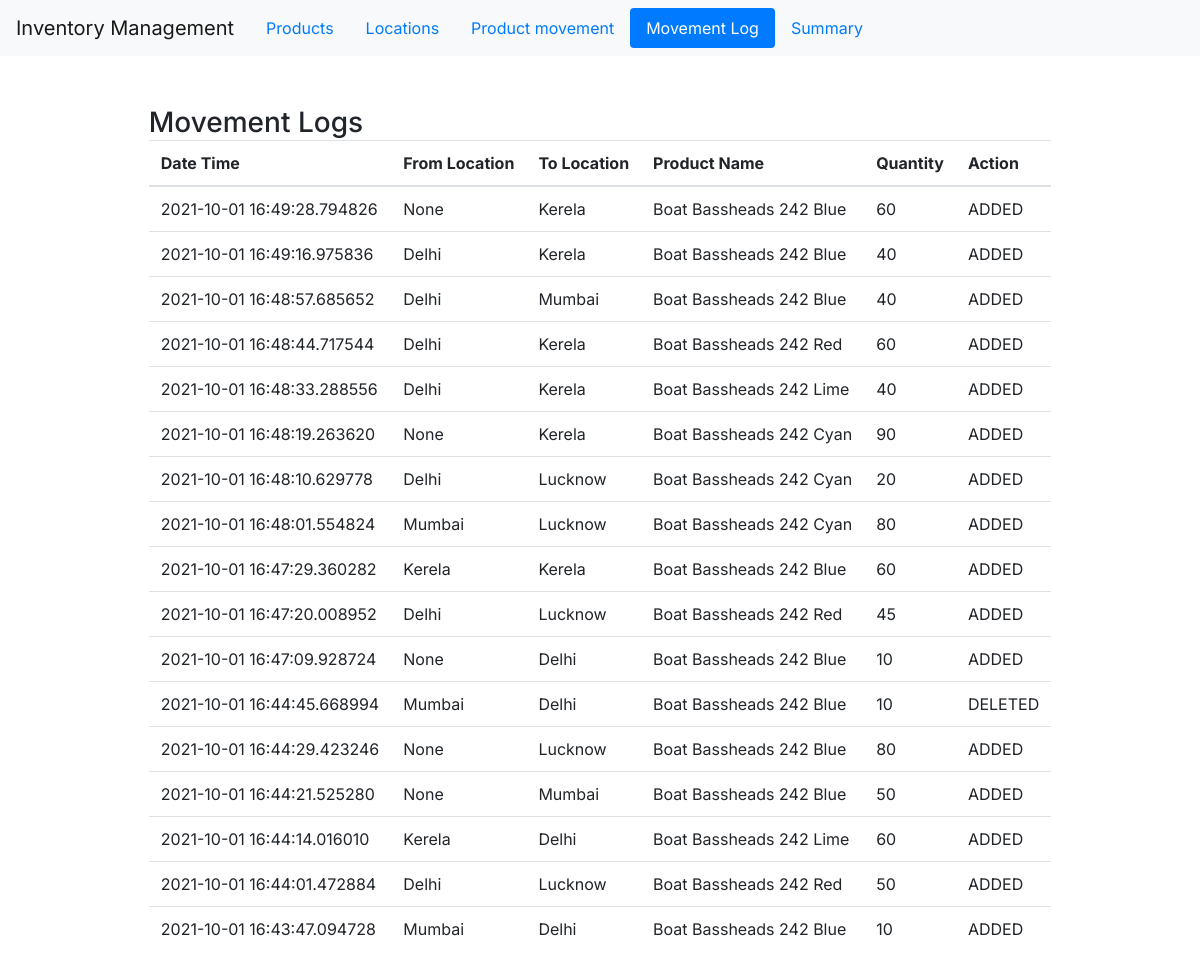
Page /product_movement_log on the committed database.
### inventory_app/models.py (models this page shows)
class productLog(db.Model):
    log_id = db.Column(db.Integer, primary_key= True)
    datetime = db.Column(db.DateTime, default=datetime.utcnow)
    from_location = db.Column(db.String(20),nullable = True)
    to_location = db.Column(db.String(20),nullable = True)
    product_name = db.Column(db.String(20),nullable = False)
    quantity = db.Column(db.Integer, nullable = False)
    action = db.Column(db.String(20))

### inventory_app/routes.py (the view)
@app.route('/product_movement_log')
def product_movement_log_page():
   product_movement_logs = productLog.query.order_by(productLog.datetime.desc(),
                                                     productLog.from_location.desc(),
                                                     productLog.to_location.desc(),
                                                     productLog.product_name.desc()).all()
   return render_template('product_movement_log.html',product_movement_logs=product_movement_logs)

### inventory_app/templates/product_movement_log.html (shortened to what this page needs)
{% extends "nav_bar.html" %}
{% block content %}
    <div class="container">
        <div>
            <h3 style="display: inline-block;margin:0;">Movement Logs</h3>
        </div>
            <table class="table table-hover">
                <thead>
                    <th>Date Time</th>
                    <th>From Location</th>
                    <th>To Location</th>
                    <th>Product Name</th>
                    <th>Quantity</th>
                    <th>Action</th>
                </thead>
                <tbody>
                    {% for log_obj in product_movement_logs %}
                        <tr>
                            <td >{{log_obj.datetime}}</td>
                            <td >{{log_obj.from_location}}</td>
                            <td >{{log_obj.to_location}}</td>
                            <td >{{log_obj.product_name}}</td>
                            <td >{{log_obj.quantity}}</td>
                            <td >{{log_obj.action}}</td>
                        </tr>
                    {% endfor %}
                </tbody>
            </table>
        </div>
    </div>
{% endblock %}

### inventory_app/static/css/index.css (style rules this page uses)
body { font-family: 'Inter'; }

### rows in the picture
productLog: datetime "2021-10-01 16:49:28.794826", from_location "None", to_location "Kerela", product_name "Boat Bassheads 242 Blue", quantity "60", action "ADDED"
productLog: datetime "2021-10-01 16:49:16.975836", from_location "Delhi", to_location "Kerela", product_name "Boat Bassheads 242 Blue", quantity "40", action "ADDED"
productLog: datetime "2021-10-01 16:48:57.685652", from_location "Delhi", to_location "Mumbai", product_name "Boat Bassheads 242 Blue", quantity "40", action "ADDED"
productLog: datetime "2021-10-01 16:48:44.717544", from_location "Delhi", to_location "Kerela", product_name "Boat Bassheads 242 Red", quantity "60", action "ADDED"
productLog: datetime "2021-10-01 16:48:33.288556", from_location "Delhi", to_location "Kerela", product_name "Boat Bassheads 242 Lime", quantity "40", action "ADDED"
productLog: datetime "2021-10-01 16:48:19.263620", from_location "None", to_location "Kerela", product_name "Boat Bassheads 242 Cyan", quantity "90", action "ADDED"
productLog: datetime "2021-10-01 16:48:10.629778", from_location "Delhi", to_location "Lucknow", product_name "Boat Bassheads 242 Cyan", quantity "20", action "ADDED"
productLog: datetime "2021-10-01 16:48:01.554824", from_location "Mumbai", to_location "Lucknow", product_name "Boat Bassheads 242 Cyan", quantity "80", action "ADDED"
productLog: datetime "2021-10-01 16:47:29.360282", from_location "Kerela", to_location "Kerela", product_name "Boat Bassheads 242 Blue", quantity "60", action "ADDED"
productLog: datetime "2021-10-01 16:47:20.008952", from_location "Delhi", to_location "Lucknow", product_name "Boat Bassheads 242 Red", quantity "45", action "ADDED"
productLog: datetime "2021-10-01 16:47:09.928724", from_location "None", to_location "Delhi", product_name "Boat Bassheads 242 Blue", quantity "10", action "ADDED"
productLog: datetime "2021-10-01 16:44:45.668994", from_location "Mumbai", to_location "Delhi", product_name "Boat Bassheads 242 Blue", quantity "10", action "DELETED"
productLog: datetime "2021-10-01 16:44:29.423246", from_location "None", to_location "Lucknow", product_name "Boat Bassheads 242 Blue", quantity "80", action "ADDED"
productLog: datetime "2021-10-01 16:44:21.525280", from_location "None", to_location "Mumbai", product_name "Boat Bassheads 242 Blue", quantity "50", action "ADDED"
productLog: datetime "2021-10-01 16:44:14.016010", from_location "Kerela", to_location "Delhi", product_name "Boat Bassheads 242 Lime", quantity "60", action "ADDED"
productLog: datetime "2021-10-01 16:44:01.472884", from_location "Delhi", to_location "Lucknow", product_name "Boat Bassheads 242 Red", quantity "50", action "ADDED"
productLog: datetime "2021-10-01 16:43:47.094728", from_location "Mumbai", to_location "Delhi", product_name "Boat Bassheads 242 Blue", quantity "10", action "ADDED"
